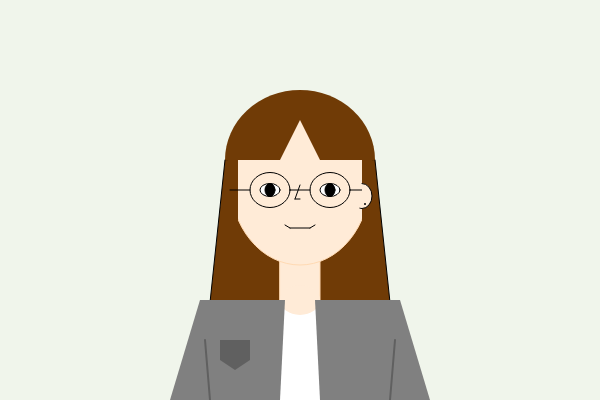
Frame 1 (no input)
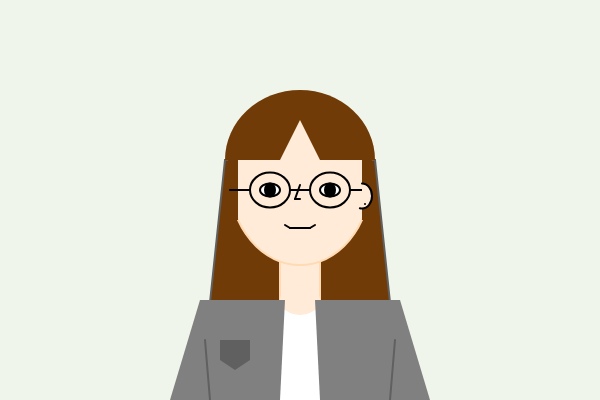
Frame 60 (no input)
Frame 120 (the mouse pressed at the canvas centre since frame 60): identical to frame 60, image omitted

The p5.js sketch that drew these frames (run headless with seeded random() and noise() and a simulated clock; from frame 60 on, the mouse is pressed at the canvas centre):

// p5.js sketch
// ── sketch.js
function setup() {
  createCanvas(600, 400);
}
function draw() {
  background(240,245,235);
  //얼굴
  fill(112,59,6);
  quad(225,160,205,350,395,350,375,160);
  fill(255,235,215);
  stroke(255,218,179);
  rect(280,250,40,60);
  ellipse(300,180,140,170);
  noStroke();
  fill(112,59,6);
  arc(300,160,150,140,radians(180),radians(360)); //앞머리
  rect(228,160,10,60);
  rect(362,160,10,60);
  fill(255,235,215);
  triangle(300,120,280,160,320,160);
  stroke(0);
  fill(255);
  ellipse(270,190,20,13);
  ellipse(330,190,20,13);
  fill(0);
  ellipse(270,190,10,13);
  ellipse(330,190,10,13);
  noFill();
  stroke(0);
  ellipse(270,190,40,35);
  ellipse(330,190,40,35);
  line(290,190,310,190);
  line(290,228,310,228)
  line(290,228,285,225);
  line(310,228,315,225);
  line(350,190,370,190);
  line(250,190,230,190);
  line(300,185,295,199);
  line(300,199,295,199);
  fill(255,235,215);
  arc(362,196,20,25,radians(270),radians(100));
  fill(0);
  strokeWeight(2);
  point(365,204);
  //옷
  noStroke();
  fill(255);
  rect(200,300,200,200);
  fill(255,235,215);
  ellipse(300,300,40,30);
  fill(128,128,128);
  quad(200,300,170,400,280,400,285,300);
  quad(400,300,430,400,320,400,315,300);
  fill(96,96,96);
  rect(220,340,30,20);
  triangle(220,360,250,360,235,370);
  stroke(96,96,96);
  line(205,340,210,400);
  line(395,340,390,400);
}
